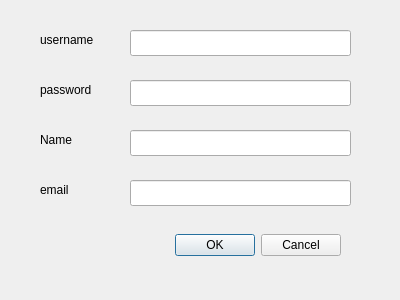
<?xml version="1.0" encoding="UTF-8"?>
<ui version="4.0">
 <class>Dialog_signUp</class>
 <widget class="QDialog" name="Dialog_signUp">
  <property name="geometry">
   <rect>
    <x>0</x>
    <y>0</y>
    <width>400</width>
    <height>300</height>
   </rect>
  </property>
  <property name="windowTitle">
   <string>Dialog</string>
  </property>
  <widget class="QDialogButtonBox" name="buttonBox">
   <property name="geometry">
    <rect>
     <x>0</x>
     <y>230</y>
     <width>341</width>
     <height>31</height>
    </rect>
   </property>
   <property name="font">
    <font>
     <italic>false</italic>
     <bold>false</bold>
    </font>
   </property>
   <property name="cursor">
    <cursorShape>CrossCursor</cursorShape>
   </property>
   <property name="tabletTracking">
    <bool>false</bool>
   </property>
   <property name="orientation">
    <enum>Qt::Horizontal</enum>
   </property>
   <property name="standardButtons">
    <set>QDialogButtonBox::Cancel|QDialogButtonBox::Ok</set>
   </property>
  </widget>
  <widget class="QLabel" name="username_lbl">
   <property name="geometry">
    <rect>
     <x>40</x>
     <y>30</y>
     <width>63</width>
     <height>20</height>
    </rect>
   </property>
   <property name="text">
    <string>username</string>
   </property>
  </widget>
  <widget class="QLabel" name="password_lbl">
   <property name="geometry">
    <rect>
     <x>40</x>
     <y>80</y>
     <width>63</width>
     <height>20</height>
    </rect>
   </property>
   <property name="text">
    <string>password</string>
   </property>
  </widget>
  <widget class="QLabel" name="name_lbl">
   <property name="geometry">
    <rect>
     <x>40</x>
     <y>130</y>
     <width>63</width>
     <height>20</height>
    </rect>
   </property>
   <property name="text">
    <string>Name </string>
   </property>
  </widget>
  <widget class="QLabel" name="email_lbl">
   <property name="geometry">
    <rect>
     <x>40</x>
     <y>180</y>
     <width>63</width>
     <height>20</height>
    </rect>
   </property>
   <property name="text">
    <string>email</string>
   </property>
  </widget>
  <widget class="QLineEdit" name="username_input">
   <property name="geometry">
    <rect>
     <x>130</x>
     <y>30</y>
     <width>221</width>
     <height>26</height>
    </rect>
   </property>
  </widget>
  <widget class="QLineEdit" name="name_input">
   <property name="geometry">
    <rect>
     <x>130</x>
     <y>130</y>
     <width>221</width>
     <height>26</height>
    </rect>
   </property>
  </widget>
  <widget class="QLineEdit" name="email_input">
   <property name="geometry">
    <rect>
     <x>130</x>
     <y>180</y>
     <width>221</width>
     <height>26</height>
    </rect>
   </property>
  </widget>
  <widget class="QLineEdit" name="password_input">
   <property name="geometry">
    <rect>
     <x>130</x>
     <y>80</y>
     <width>221</width>
     <height>26</height>
    </rect>
   </property>
  </widget>
 </widget>
 <resources/>
 <connections>
  <connection>
   <sender>buttonBox</sender>
   <signal>accepted()</signal>
   <receiver>Dialog_signUp</receiver>
   <slot>accept()</slot>
   <hints>
    <hint type="sourcelabel">
     <x>248</x>
     <y>254</y>
    </hint>
    <hint type="destinationlabel">
     <x>157</x>
     <y>274</y>
    </hint>
   </hints>
  </connection>
  <connection>
   <sender>buttonBox</sender>
   <signal>rejected()</signal>
   <receiver>Dialog_signUp</receiver>
   <slot>reject()</slot>
   <hints>
    <hint type="sourcelabel">
     <x>316</x>
     <y>260</y>
    </hint>
    <hint type="destinationlabel">
     <x>286</x>
     <y>274</y>
    </hint>
   </hints>
  </connection>
 </connections>
</ui>
